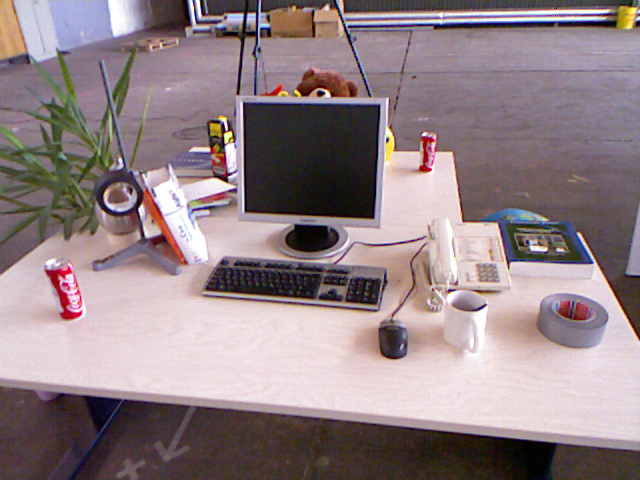
//> input picture data/1.png, 640 x 480 px, given in place of the camera
$ ./gms_in_lib   (built with g++ and OpenCV 4)
//> lines starting //> are read from the running program, lines starting //| are printed output that depends on the picture
#include <iostream>
#include <opencv2/core.hpp>
#include <opencv2/videoio.hpp>
#include <opencv2/highgui.hpp>
#include <opencv2/imgproc.hpp>
#include <opencv2/features2d.hpp>
#include <opencv2/flann.hpp>
#include <opencv2/xfeatures2d.hpp>

using namespace cv;
using namespace cv::xfeatures2d;


// This program demonstrates the GMS matching strategy.
int main(int argc, char* argv[])
{
	const char* keys =
		"{ h help        |                  | print help message  }"
		"{ l left        |                  | specify left (reference) image  }"
		"{ r right       |                  | specify right (query) image }"
		"{ camera        | 0                | specify the camera device number }"
		"{ nfeatures     | 10000            | specify the maximum number of ORB features }"
		"{ fastThreshold | 20               | specify the FAST threshold }"
		"{ drawSimple    | true             | do not draw not matched keypoints }"
		"{ withRotation  | false            | take rotation into account }"
		"{ withScale     | false            | take scale into account }";

	CommandLineParser cmd(argc, argv, keys);
	if (cmd.has("help"))
	{
		std::cout << "Usage: gms_matcher [options]" << std::endl;
		std::cout << "Available options:" << std::endl;
		cmd.printMessage();
		return EXIT_SUCCESS;
	}

	Ptr<Feature2D> orb = ORB::create(cmd.get<int>("nfeatures"));
	orb.dynamicCast<cv::ORB>()->setFastThreshold(cmd.get<int>("fastThreshold"));
	Ptr<DescriptorMatcher> matcher = DescriptorMatcher::create("BruteForce-Hamming");
	// Image Pair to Match Using GMS Method
	String imgL_path = cmd.get<String>("left");
	String imgR_path = cmd.get<String>("right");

	bool withRotation = cmd.get<bool>("withRotation");
	bool withScale = cmd.get<bool>("withScale");
	bool drawSimple = cmd.get<bool>("drawSimple");

	if (!imgL_path.empty() && !imgR_path.empty())
	{
		Mat imgL = imread(imgL_path);
		Mat imgR = imread(imgR_path);

		std::vector<KeyPoint> kpRef, kpCur;
		Mat descRef, descCur;
		orb->detectAndCompute(imgL, noArray(), kpRef, descRef);
		orb->detectAndCompute(imgR, noArray(), kpCur, descCur);

		std::vector<DMatch> matchesAll, matchesGMS;
		matcher->match(descCur, descRef, matchesAll);

		matchGMS(imgR.size(), imgL.size(), kpCur, kpRef, matchesAll, matchesGMS, withRotation, withScale);
		std::cout << "matchesGMS: " << matchesGMS.size() << std::endl;

		Mat frameMatches;
		if (drawSimple)
			drawMatches(imgR, kpCur, imgL, kpRef, matchesGMS, frameMatches, Scalar::all(-1), Scalar::all(-1),
				std::vector<char>(), DrawMatchesFlags::NOT_DRAW_SINGLE_POINTS);
		else
			drawMatches(imgR, kpCur, imgL, kpRef, matchesGMS, frameMatches);
		imshow("Matches GMS", frameMatches);
		waitKey(0);
	}
	else // Video Match Real-Time
	{
		std::vector<KeyPoint> kpRef;
		Mat descRef;

		VideoCapture capture(cmd.get<int>("camera"));
		//Camera warm-up
		for (int i = 0; i < 10; i++)
		{
			Mat frame;
			capture >> frame;
//> frame is the input picture: 480 rows x 640 cols, CV_8UC3; mean B, G, R 133.9, 129.9, 146.3
		}

		Mat frameRef;
		for (;;)
		{
			Mat frame;
			capture >> frame;

			if (frameRef.empty())
			{
				frame.copyTo(frameRef);
				orb->detectAndCompute(frameRef, noArray(), kpRef, descRef);
//> kpRef = 4583 keypoints; strongest (x, y, size): (325, 91, 37.2), (229, 130, 31), (323, 93, 31), (322, 92, 37.2)
			}

			TickMeter tm;
			tm.start();
			std::vector<KeyPoint> kp;
			Mat desc;
			orb->detectAndCompute(frame, noArray(), kp, desc);
//> kp has the same summary as kpRef
			tm.stop();
			double t_orb = tm.getTimeMilli();

			tm.reset();
			tm.start();
			std::vector<DMatch> matchesAll, matchesGMS;
			matcher->match(desc, descRef, matchesAll);
//> matchesAll = 4583 matches
			tm.stop();
			double t_match = tm.getTimeMilli();

			matchGMS(frame.size(), frameRef.size(), kp, kpRef, matchesAll, matchesGMS, cmd.get<bool>("withRotation"), cmd.get<bool>("withScale"));
//> matchesGMS = 4582 matches
			tm.stop();
			Mat frameMatches;
			if (cmd.get<bool>("drawSimple"))
				drawMatches(frame, kp, frameRef, kpRef, matchesGMS, frameMatches, Scalar::all(-1), Scalar::all(-1),
					std::vector<char>(), DrawMatchesFlags::NOT_DRAW_SINGLE_POINTS);
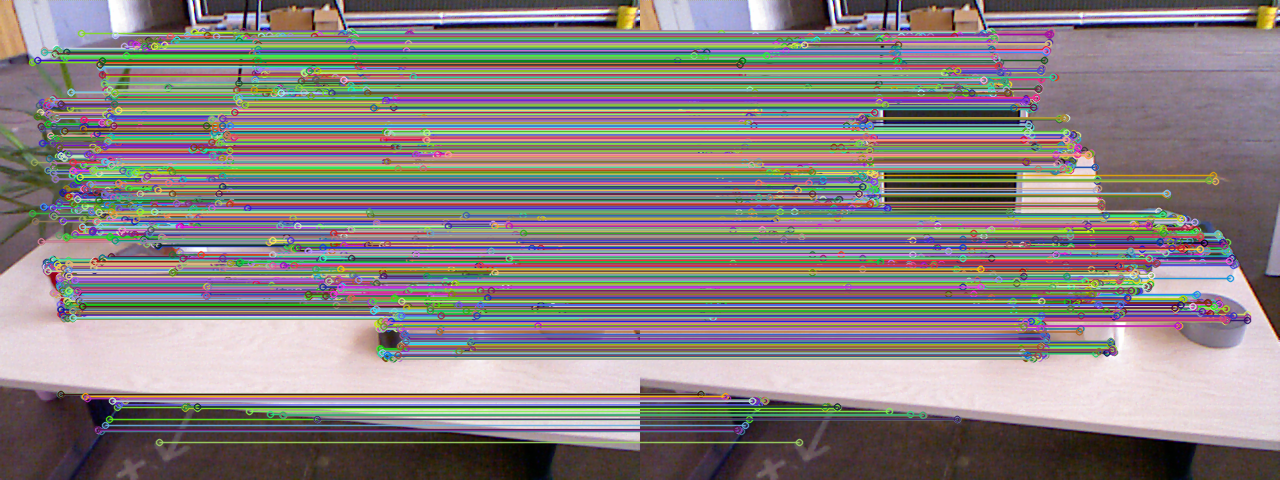
//> frameMatches: 480 rows x 1280 cols, CV_8UC3; mean B, G, R 128.4, 129.4, 136.9
			else
				drawMatches(frame, kp, frameRef, kpRef, matchesGMS, frameMatches);

			String label = format("ORB: %.2f ms", t_orb);
			putText(frameMatches, label, Point(20, 20), FONT_HERSHEY_SIMPLEX, 0.5, Scalar(0, 0, 255));
			label = format("Matching: %.2f ms", t_match);
			putText(frameMatches, label, Point(20, 40), FONT_HERSHEY_SIMPLEX, 0.5, Scalar(0, 0, 255));
			label = format("GMS matching: %.2f ms", tm.getTimeMilli());
			putText(frameMatches, label, Point(20, 60), FONT_HERSHEY_SIMPLEX, 0.5, Scalar(0, 0, 255));
			putText(frameMatches, "Press r to reinitialize the reference image.", Point(frameMatches.cols - 380, 20), FONT_HERSHEY_SIMPLEX, 0.5, Scalar(0, 0, 255));
			putText(frameMatches, "Press esc to quit.", Point(frameMatches.cols - 180, 40), FONT_HERSHEY_SIMPLEX, 0.5, Scalar(0, 0, 255));

			imshow("Matches GMS", frameMatches);
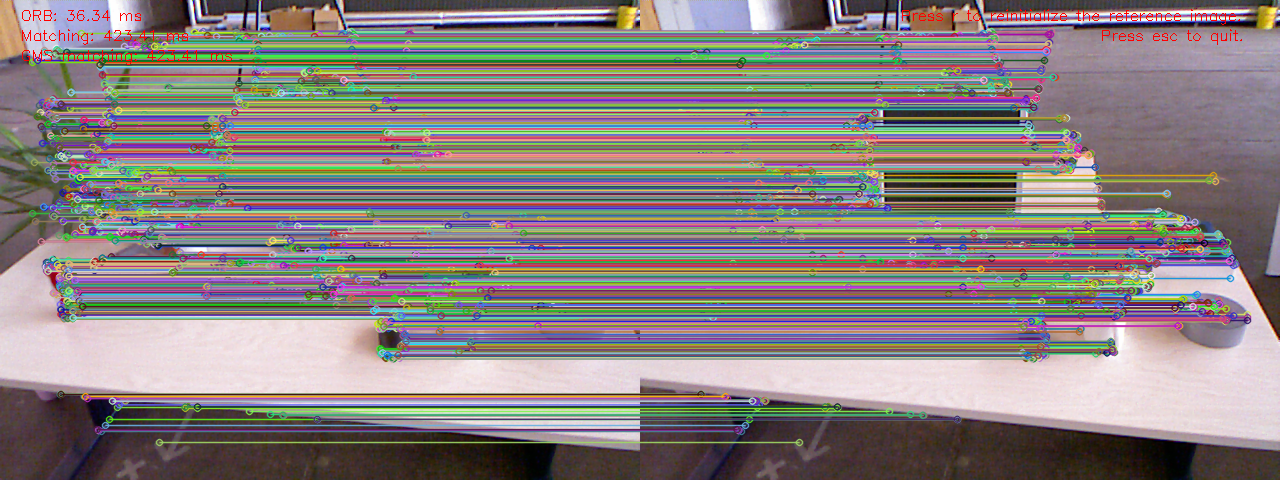
//> window 'Matches GMS': 480 rows x 1280 cols, CV_8UC3; mean B, G, R 127.8, 128.9, 137.2
			int c = waitKey(30);
//> the Esc key is pressed
			if (c == 27)
				break;
			else if (c == 'r')
			{
				frame.copyTo(frameRef);
				orb->detectAndCompute(frameRef, noArray(), kpRef, descRef);
			}
		}
	}

	system("pause");
	return EXIT_SUCCESS;
}
